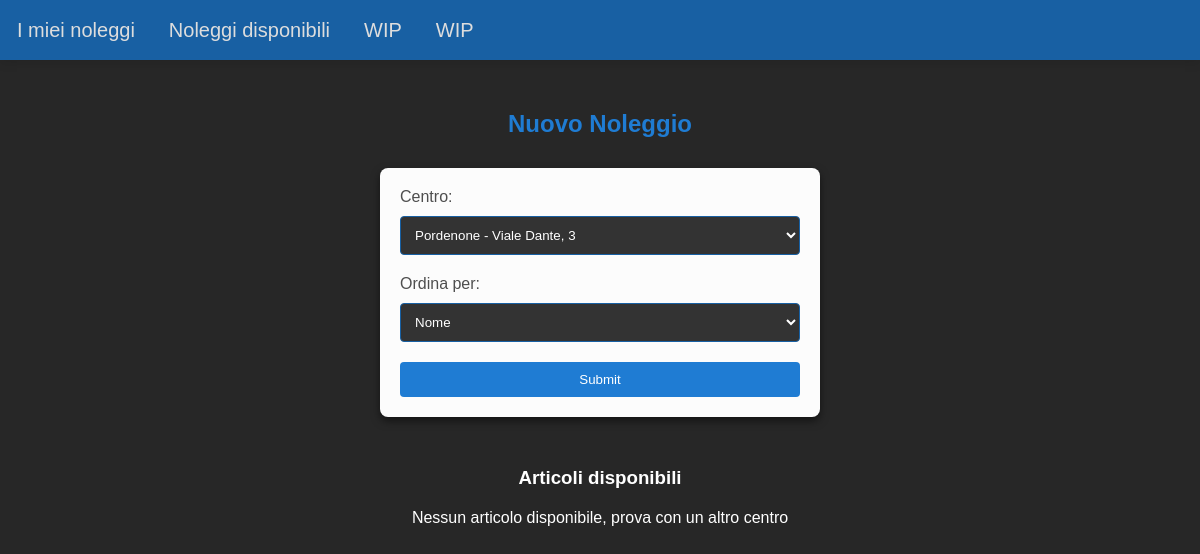
The page /new_rent.php?center=2 on the database as committed earlier.
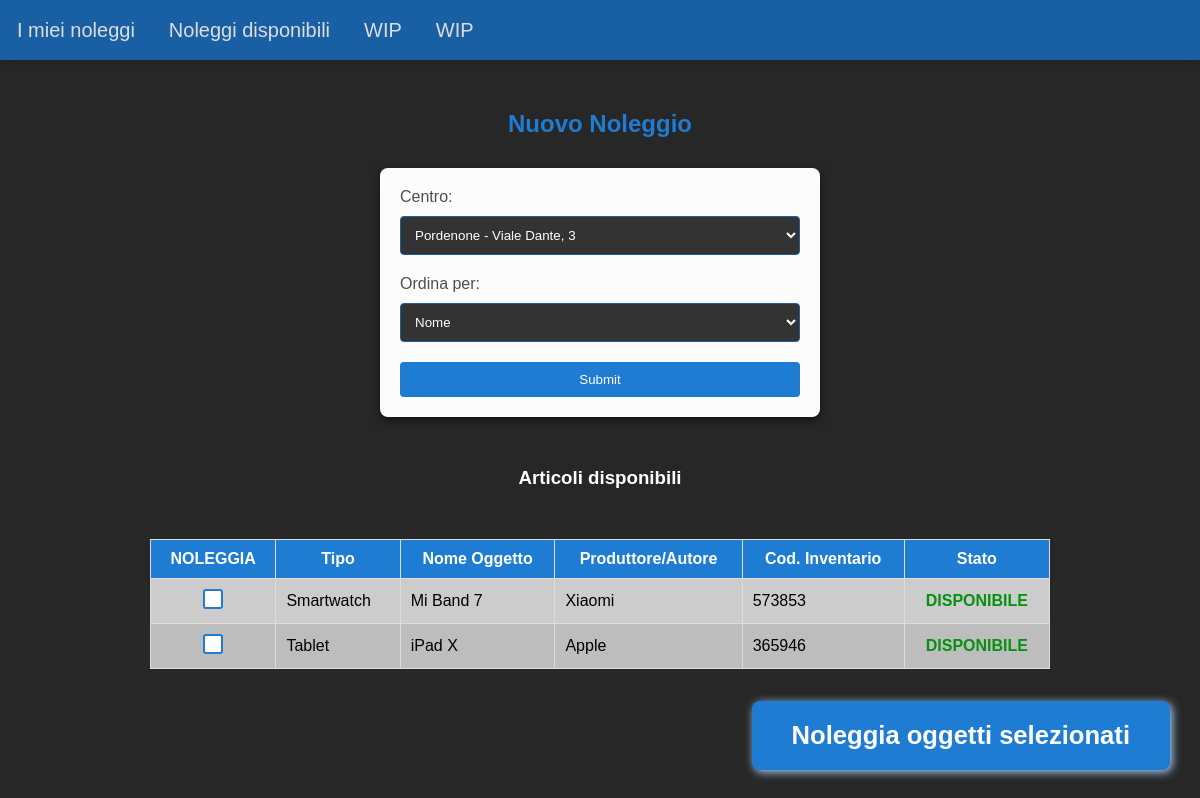
The same page on the database as committed later.
### tables this page shows
CREATE TABLE `items` (
  `id` int(11) NOT NULL,
  `type` varchar(64) NOT NULL,
  `item_name` varchar(64) NOT NULL,
  `maker` varchar(64) NOT NULL,
  `center` int(11) NOT NULL,
  `ci` int(16) NOT NULL,
  `state` varchar(64) NOT NULL
);

### new_rent.php (the view, shortened to what this page needs)
<?php
$servername = "localhost";
$svusername = "root";
$svpassword = "";
$dbname = "rent";
$conn = new mysqli($servername, $svusername, $svpassword, $dbname);
?>
<!DOCTYPE html>
<html lang="en">
<head>
    <link rel="stylesheet" href="stylesheet/nav.css">
    <link rel="stylesheet" href="stylesheet/default.css">
    <link rel="stylesheet" href="stylesheet/new_rent.css">
</head>
<body>
    <?php include 'nav.php' ?>
    <h2>Nuovo Noleggio</h2>
    <form id="select-center-form" method="GET">
        <label for="center">Centro:</label>
        <select name="center" id="center">
            <?php
            $sql = "SELECT * FROM centers";
            $result = $conn->query($sql);
            while ($row = $result->fetch_assoc()) {
                echo "<option value=\"" . $row['id'] . "\"" . ($_GET["center"] == $row["id"] ? " selected" : "") . ">" . $row['center_name'] . " - " . $row['address'] . "</option>";
            }
            ?>
        </select>
        <label for="orderBy">Ordina per:</label>
        <select name="orderBy" id="orderBy">
            <option value="name" selected>Nome</option>
        </select>
        <input id="select-center-submit" type="submit">
    </form>
<?php
if(isset($_GET["center"])) {
    $center_id = $_GET["center"];
    echo "<h3 id='new-rent-table-title'>Articoli disponibili</h3>";
    $sql = "SELECT * FROM items WHERE center = ?  AND state = 'available' ";
    $stmt = $conn->prepare($sql);
    $stmt->bind_param("i", $center_id);
    $stmt->execute();
    $result = $stmt->get_result();
    if ($result->num_rows > 0) {
        echo "<form method='POST' action='new_rent_action.php'>";
        echo "<table><tr>
        <th>NOLEGGIA</th>
        <th>". ($_GET["orderBy"] == "type" ? "🠗 " : "") . "Tipo</th>
        <th>". ($_GET["orderBy"] == "name" ? "🠗 " : "") . "Nome Oggetto</th>
        <th>". ($_GET["orderBy"] == "maker" ? "🠗 " : "") . "Produttore/Autore</th>
        <th>Cod. Inventario</th>
        <th>Stato</th> </tr>";
        while ($row = $result->fetch_assoc()) {
            echo "<td class='new-rent-button-container'><input class='new-rent-checkbox' type='checkbox' name='row[]' value='" . $row['id'] . "'></input></td><td>" . $row['type'] . "</td><td>" . $row['item_name'] . "</td><td>" . $row['maker'] . "</td><td>" . $row['ci'] . "</td><td class='available'>DISPONIBILE</td></tr>";
        }
        echo "</table>";
        echo "<input id ='add-rent-button' type='submit' value='Noleggia oggetti selezionati'></input>";
        echo "</form>";
    } else {
        echo "<p id='new-rent-no-result'>Nessun articolo disponibile, prova con un altro centro</p>";
    }
} else {
    echo "<p id='new-rent-not-selected'>Seleziona un centro e consulta gli oggetti disponibili al noleggio</p>";
}
?>
</body>
</html>

Rows that differ between the two databases and show on the page:
now on this page (row edited): items: type "Smartwatch", item_name "Mi Band 7", maker "Xiaomi", ci "573853"
now on this page (row edited): items: type "Tablet", item_name "iPad X", maker "Apple", ci "365946"
Other text that changed with them:
form field value: (not shown) → "Noleggia oggetti selezionati"
text no longer shown: "Nessun articolo disponibile, prova con un altro centro"
text now shown: "NOLEGGIA Tipo Nome Oggetto Produttore/Autore Cod. Inventario Stato"
